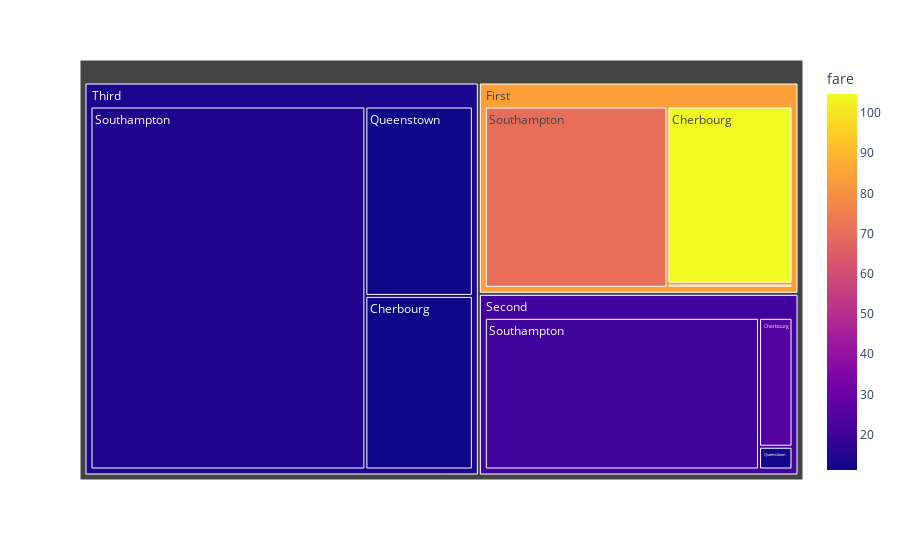

Notebook code for this chart:
### Markdown cell above
# Treemap

### Code cell
px.treemap(df[~df.embark_town.isna()],
          path=['class', 'embark_town'],
          color='fare')

### Figure 1 — Plotly figure (JSON) as saved in the notebook; plotly's stock layout.template omitted (floating-point values rounded to 4 significant figures)
{"data": [{"branchvalues": "total", "customdata": [[104.7], [25.36], [11.21], [90], [12.35], [11.18], [70.36], [20.33], [14.64], [84.19], [20.66], [13.68]], "domain": {"x": [0, 1], "y": [0, 1]}, "hovertemplate": "labels=%{label}<br>count=%{value}<br>parent=%{parent}<br>id=%{id}<br>fare=%{color}<extra></extra>", "ids": ["First/Cherbourg", "Second/Cherbourg", "Third/Cherbourg", "First/Queenstown", "Second/Queenstown", "Third/Queenstown", "First/Southampton", "Second/Southampton", "Third/Southampton", "First", "Second", "Third"], "labels": ["Cherbourg", "Cherbourg", "Cherbourg", "Queenstown", "Queenstown", "Queenstown", "Southampton", "Southampton", "Southampton", "First", "Second", "Third"], "marker": {"coloraxis": "coloraxis", "colors": [104.7, 25.36, 11.21, 90, 12.35, 11.18, 70.36, 20.33, 14.64, 84.19, 20.66, 13.68]}, "name": "", "parents": ["First", "Second", "Third", "First", "Second", "Third", "First", "Second", "Third", "", "", ""], "type": "treemap", "values": [85, 17, 66, 2, 3, 72, 127, 164, 353, 214, 184, 491]}], "layout": {"coloraxis": {"colorbar": {"title": {"text": "fare"}}, "colorscale": [[0, "#0d0887"], [0.1111, "#46039f"], [0.2222, "#7201a8"], [0.3333, "#9c179e"], [0.4444, "#bd3786"], [0.5556, "#d8576b"], [0.6667, "#ed7953"], [0.7778, "#fb9f3a"], [0.8889, "#fdca26"], [1, "#f0f921"]]}, "legend": {"tracegroupgap": 0}, "margin": {"t": 60}}}
